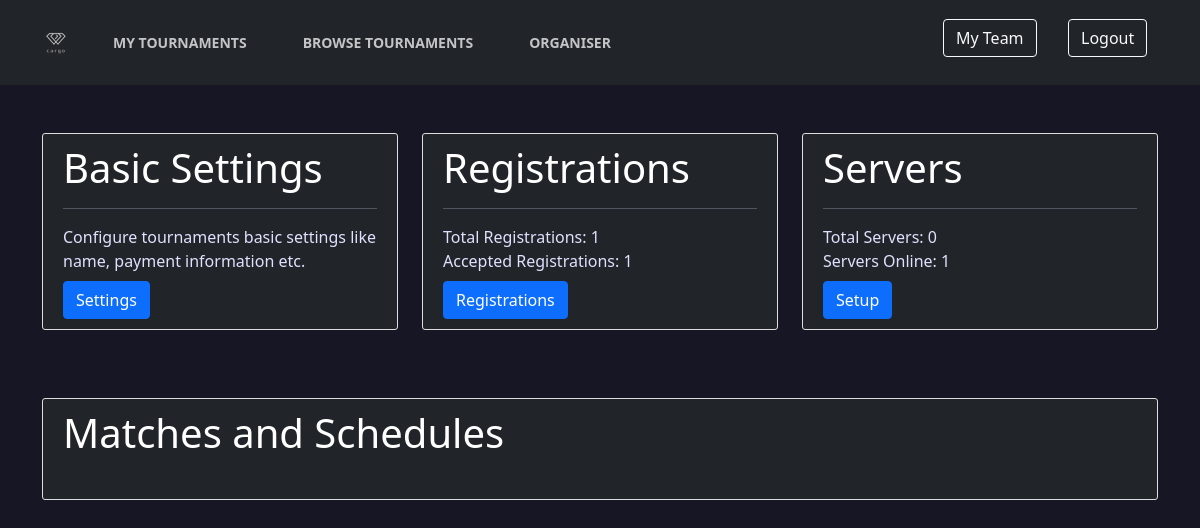
/organise/1/dashboard (signed in), run on an earlier commit of the app's database.
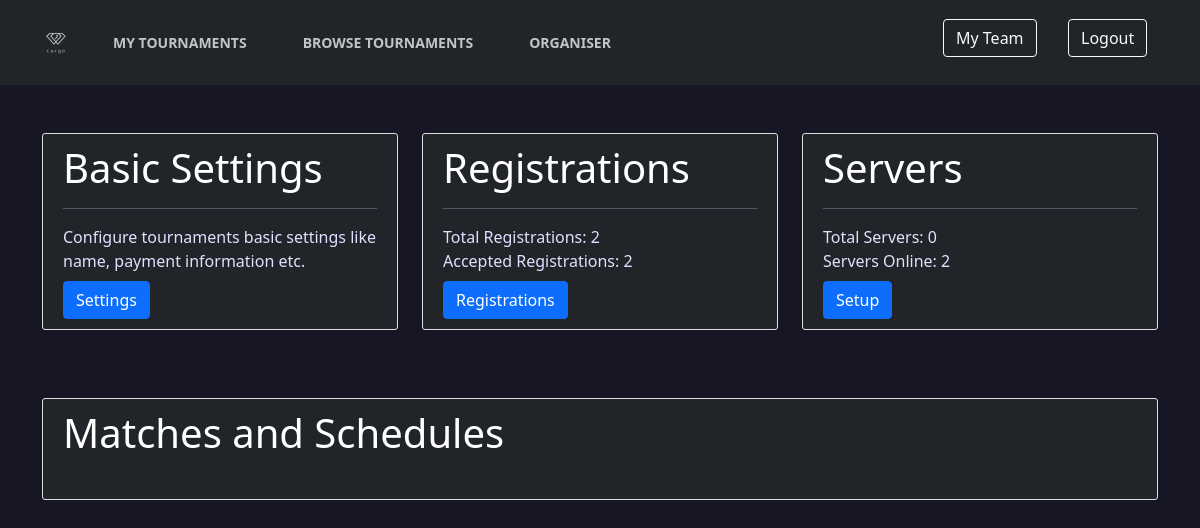
And on a later commit of the database.
### cargo/models.py (models this page shows)
class Tournament(db.Model):
    id = db.Column(db.Integer, primary_key=True)
    name = db.Column(db.String)
    max_teams = db.Column(db.Integer)
    participants = db.Column(db.Integer, default=0)
    prize = db.Column(db.String)
    reg_start = db.Column(db.String)
    reg_end = db.Column(db.String)
    tour_start = db.Column(db.String)
    tour_end = db.Column(db.String)
    type = db.Column(db.String)
    third = db.Column(db.Boolean)
    reg_no = db.Column(db.Integer, default=0)
    reg_open = db.Column(db.Boolean, default=True)
    paid = db.Column(db.Boolean, default=False)
    payment_info = db.Column(db.String)
    admin = db.Column(db.Integer, db.ForeignKey('user.id'))

### cargo/routes.py (the view)
@application.route('/organise/<int:id>/dashboard')
@login_required
def tournament(id):
    tour = Tournament.query.filter_by(id=id).first()
    if tour:
        if tour.admin == current_user.id:
            registrations = Registration.query.filter_by(tour_id=tour.id).all()
            servers = Servers.query.filter_by(location=tour.id).all()
            num_servers = len(servers)
            num_registrations = len(registrations)
            accepted_registrations = Registration.query.filter_by(tour_id=tour.id, reg_accepted=True).all()
            num_accepted = len(accepted_registrations)
            return render_template('dashboard.html',
                                   user=current_user,
                                   title=tour.name,
                                   tour=tour,
                                   num_registrations=num_registrations,
                                   num_accepted=num_accepted,
                                   num_servers=num_servers)
        return render_template('unauth.html', user=current_user, title='Access Denied')
    return render_template('error.html', user=current_user, title='Page Not Found')

### cargo/models.py (called while the page is built)
@login_manager.user_loader
def load_user(user_id):
    return User.query.get(int(user_id))

### cargo/templates/dashboard.html
{% extends 'layout.html' %}
{% block content %}
<main role="main" class="container">
    <div class="row mt-5">
        <div class="col-md-4">
            <div class="bg-dark" style="background: #ffffff;
  padding: 10px 20px;
  border: 1px solid #dddddd;
  border-radius: 3px;
  margin-bottom: 20px;
  position: relative;">
                <h1>Basic Settings</h1>
                <hr>
                Configure tournaments basic settings like name, payment information etc. <br>
                <a class="btn btn-primary mt-2" href="/organise/{{tour.id}}/settings">Settings</a>
            </div>
        </div>
        <div class="col-md-4">
            <div class="bg-dark" style="background: #ffffff;
  padding: 10px 20px;
  border: 1px solid #dddddd;
  border-radius: 3px;
  margin-bottom: 20px;
  position: relative;">
                <h1>Registrations</h1>
                <hr>
                Total Registrations: {{num_registrations}} <br>
                Accepted Registrations: {{num_accepted}} <br>
                <a class="btn btn-primary mt-2" href="/organise/{{ tour.id }}/registrations">Registrations</a>
            </div>
        </div>
        <div class="col-md-4">
            <div class="bg-dark" style="background: #ffffff;
  padding: 10px 20px;
  border: 1px solid #dddddd;
  border-radius: 3px;
  margin-bottom: 20px;
  position: relative;">
                <h1>Servers</h1>
                <hr>
                Total Servers: {{num_servers}} <br>
                Servers Online: {{tour.participants}} <br>
                <a class="btn btn-primary mt-2" href="/organise/{{tour.id}}/servers">Setup</a>
            </div>
        </div>
    </div>
    <div class="row mt-5">
        <div class="col-md-12">
            <div class="bg-dark" style="background: #ffffff;
  padding: 10px 20px;
  border: 1px solid #dddddd;
  border-radius: 3px;
  margin-bottom: 20px;
  position: relative;">
                <h1>Matches and Schedules</h1>
                <br>
            </div>
        </div>
    </div>
</main>
{% endblock %}

What changed in the data, as far as the page shows it:
changed Tournament: participants "1" → "2"
Also different on the page:
{{ num_registrations }}: "1" → "2"
{{ num_accepted }}: "1" → "2"
